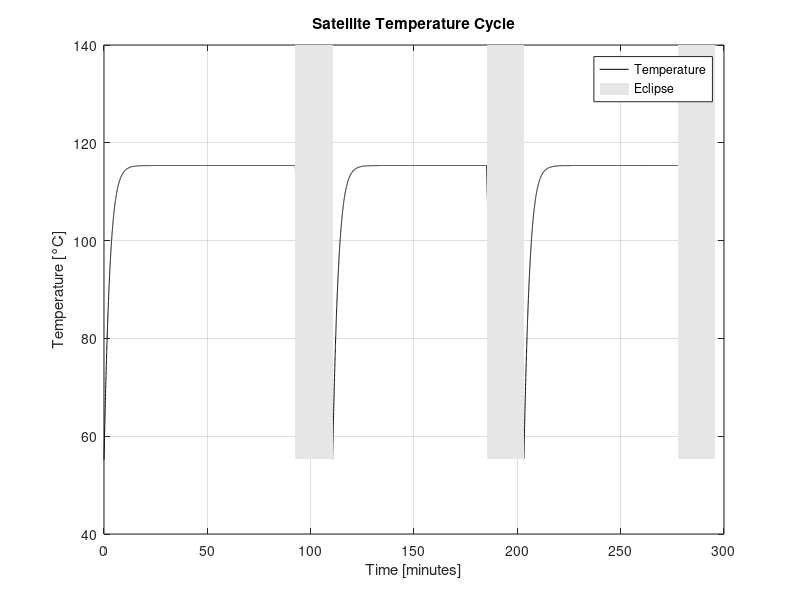

Source code (MATLAB): (Note: this script raises an error after producing the figure.)
%% Thermal  M odel for Nano Satellite
%% Physical constants
clc; clear all;
qe = 240; % radian energy from object during eclipse
qs =1400; % solar radiation constant
qa =0.33; % albedo radiation constant
qp = 245; % planetary radiation constant
sigma = 5.67e-8; % Stefan-Boltzmann constant [W/m^2.K^4]
RE = 6371e3; % Earth radius [m]
Pdis= 0.2; % power dissipation
%% Satellite specifications
mass = 1; % [kg]
alpha = 0.3; % Absorptance
epsilon = 0.08; % Emmitance
epsilon_earth = 0.6; % Emmitance of earth
Ti = 15 + 273.15; % initial temperature [k]
cp = 0.902; % Specific heat capacity [J/kgk]
h = 408e3; % Altitude [m]
a = sqrt(10e-4); % Frontal area is 10 cm^2, finding side length of cube
A = 6*a^2; % total area [m^2]
As = a^2; % Frontal area [m^2]
Ap = a^2;
Aa = a^2;
%% Thermal time constant
tau_t =(mass * cp) / (epsilon * sigma * A);
%% The eclipse and orbital duration
theta = asind(RE / (RE + h));
P = 2 * pi * sqrt((RE + h)^3 / (6.67430e-11 * 5.972e24)); % Orbital period using Kepler's third law
te = P * (theta / 360); % Eclipse time
ne = P-te;
F12 = cos(theta)/(1+RE+h)^2; % view factor

% Thermal Power Input during sun exposure
phi = 0;
theta = 0;
Qin_sun = qs*alpha*As + qa*qs*alpha*F12*Ap*cos(phi)*cos(theta) + qp*epsilon_earth*F12*Ap+Pdis ;

% Equilibrium Temperature during sun exposure
Teq_sun = (Qin_sun / (epsilon * sigma * A))^(1/4);

% During eclipse
Qin_eclipse = qe * A * epsilon + Pdis ; % No solar radiation during eclipse
Teq_eclipse = (Qin_eclipse / (epsilon * sigma * A))^(1/4);
dt = 1; % Time step, e.g., 1 second
t = te; % Starting from the end of the eclipse period
T = Teq_eclipse; % Starting temperature at the end of the eclipse
T_array = [];
time_array = [];
counter = 1;
%% Three orbital rotations
while t < te + (3*P)
    if t >= te && t < te + P % First sunlight period after eclipse
        dT = ((Teq_sun^4 - T^4) / tau_t) * dt;
    elseif t >= te + P && t < te + 2*P % Second orbital period (including eclipse)
        if t < te + P + te % If within the second eclipse duration
            dT = ((Teq_eclipse^4 - T^4) / tau_t) * dt;
        else
            dT =( (Teq_sun^4 - T^4) / tau_t )* dt;
        end
    else % Third orbital period (including eclipse)
        if t < te + 2*P + te % If within the third eclipse duration
            dT = (Teq_eclipse^4 - T^4) / tau_t * dt;
        else
            dT = (Teq_sun^4 - T^4) / tau_t * dt;
        end
    end

    T = T + dT;
    t = t + dt;

    T_array(counter) = T;
    time_array(counter) = t - te; % Adjusting time to start from 0
    counter = counter + 1;
end
%% Plot
plot(time_array/60, T_array - 273.15, 'black-'); % Convert seconds to minutes for plotting
xlabel('Time [minutes]');
ylabel('Temperature [°C]');
title('Satellite Temperature Cycle');
grid on;

% Highlight eclipse periods
hold on;
% Start shading from the second orbit
for i = 1:3
    x_fill = [i*P/60, i*P/60, i*P/60 + te/60, i*P/60 + te/60];
    y_fill = [min(T_array-273.15), 140, 140, min(T_array-273.15)];
    fill(x_fill, y_fill, [0.9,0.9,0.9], 'FaceAlpha', 1, 'EdgeColor','none');
end
legend('Temperature', 'Eclipse');
% If the eclipse regions are covering the temperature curve, send them to the back.
uistack(findall(gca, 'Type', 'patch'), 'bottom');
hold off;
